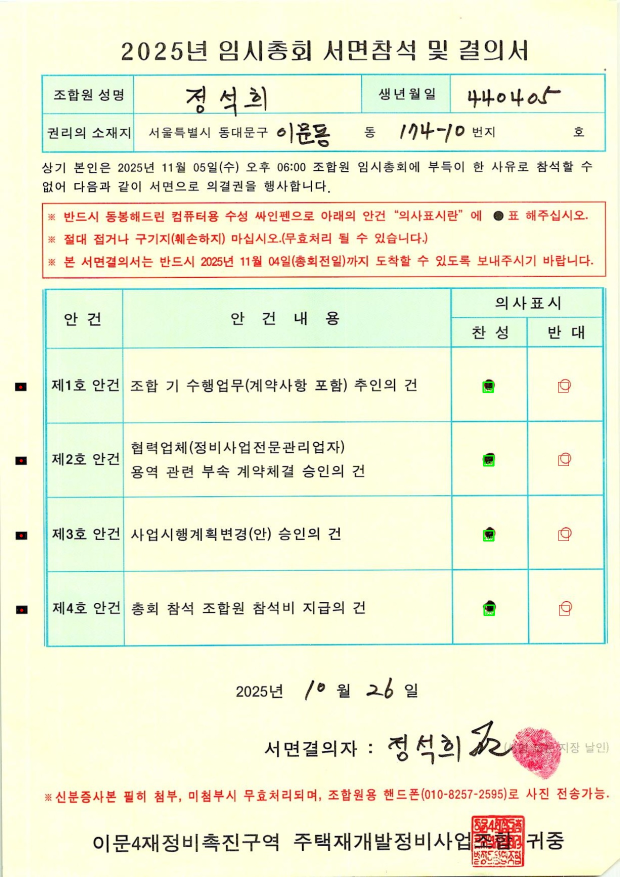
#> input picture check_json.jpg, 1240 x 1754 px (shown at 1/2 size); its folder holds only this picture in this run
$ python -i marker_detector.py   (imports and definitions only)
#> lines starting #> are read from the running program, lines starting #| are printed output that depends on the picture; after the words box and inside, x2 and y2 are one past the last pixel; in counts of white or black regions, pixels touching at a corner belong together
#> further down, picture is the input picture: shape (1754, 1240, 3); mean B, G, R 214.3, 241.1, 238.7
from __future__ import annotations

import logging
from typing import Any, Dict, List, Optional, Sequence, Tuple

import cv2
import numpy as np

from logic.omr_types import Marker

logger = logging.getLogger(__name__)

class MarkerDetector:
    def __init__(self, marker_thresh: int = 215):
        self.marker_thresh = int(marker_thresh)
        self.spacing_rel_std_max = 0.30
        self.spacing_rel_max_top_bottom: Optional[float] = None
        self.spacing_rel_max_left_right: Optional[float] = None
        self.ratio_candidates_top_bottom: Tuple[float, ...] = (0.07, 0.09, 0.11, 0.13)
        self.ratio_candidates_left_right: Tuple[float, ...] = (0.10, 0.15, 0.20)

    # [70 lines left out: functions _parse_ratio_candidates, configure, not called in this run]

    @staticmethod
    def _roi_from_location(img_h: int, img_w: int, location: str, ratio: float) -> Tuple[int, int, int, int]:
        if location == "right":
            x0 = int(img_w * (1.0 - ratio))
            return x0, 0, img_w - x0, img_h
        if location == "top":
            return 0, 0, img_w, int(img_h * ratio)
        if location == "bottom":
            y0 = int(img_h * (1.0 - ratio))
            return 0, y0, img_w, img_h - y0
        return 0, 0, int(img_w * ratio), img_h

    @staticmethod
    def _required_span_ratio(group_len: int) -> float:
        if group_len <= 4:
            return 0.20
        if group_len <= 6:
            return 0.24
        return 0.30

    @staticmethod
    def _cluster_candidates(cands: Sequence[Marker], axis_key: str) -> List[List[Marker]]:
        if not cands:
            return []
        ordered = sorted(cands, key=lambda c: int(getattr(c, axis_key, 0)))
        axis_sizes = [int(getattr(c, "w", 1)) if axis_key == "x" else int(getattr(c, "h", 1)) for c in ordered]
        median_size = float(np.median(np.asarray(axis_sizes, dtype=np.float32))) if axis_sizes else 1.0
        gap_thr = max(12, int(round(median_size * 0.9)))
        groups: List[List[Marker]] = []
        cur = [ordered[0]]
        for i in range(1, len(ordered)):
            prev = int(getattr(ordered[i - 1], axis_key, 0))
            now = int(getattr(ordered[i], axis_key, 0))
            if abs(now - prev) <= gap_thr:
                cur.append(ordered[i])
            else:
                groups.append(cur)
                cur = [ordered[i]]
        groups.append(cur)
        return groups

    @staticmethod
    def _is_uniform_group(group: Sequence[Marker], size_std_max: float) -> bool:
        if not group:
            return False
        if len(group) == 1:
            return True
        ws = np.asarray([max(1, int(g.w)) for g in group], dtype=np.float32)
        hs = np.asarray([max(1, int(g.h)) for g in group], dtype=np.float32)
        mean_w = float(np.mean(ws))
        mean_h = float(np.mean(hs))
        if mean_w <= 0 or mean_h <= 0:
            return False
        rel_std_w = float(np.std(ws)) / mean_w
        rel_std_h = float(np.std(hs)) / mean_h
        return (rel_std_w <= size_std_max) and (rel_std_h <= size_std_max)

    @staticmethod
    def _validate_axis_spacing(
        group: Sequence[Marker],
        axis_key: str,
        spacing_rel_std_max: float = 0.30,
        spacing_rel_max: Optional[float] = None,
    ) -> bool:
        if not group or len(group) < 3:
            return bool(group)
        coords = sorted([int(getattr(m, axis_key, 0)) for m in group])
        gaps = np.diff(np.asarray(coords, dtype=np.float32))
        if gaps.size == 0:
            return False
        median_gap = float(np.median(gaps))
        if median_gap <= 1e-6:
            return False
        rel_std_gap = float(np.std(gaps)) / median_gap
        if rel_std_gap > float(spacing_rel_std_max):
            return False

        if spacing_rel_max is not None and gaps.size >= 2:
            min_gap = float(np.min(gaps))
            max_gap = float(np.max(gaps))
            if min_gap <= 1e-6:
                return False
            if (max_gap / min_gap) > float(spacing_rel_max):
                return False
        return True

    # [44 lines left out: function _fallback_horizontal_candidates, not called in this run]

    def _detect_in_roi(self, image: np.ndarray, location: str, ratio: float) -> List[Marker]:
        solidity_min = 0.90
        fill_ratio_min = 0.70
        size_std_max = 0.20
        extent_min = 0.55
        aspect_min = 0.45
        aspect_max = 2.20
        rect_fill_min = 0.65
        ring_ratio_max = 0.18

        img_h, img_w = image.shape[:2]
        rx, ry, rw, rh = self._roi_from_location(img_h, img_w, location, ratio)
        if rw <= 0 or rh <= 0:
            return []
        roi_img = image[ry : ry + rh, rx : rx + rw]
        gray = cv2.cvtColor(roi_img, cv2.COLOR_BGR2GRAY)
        _, binary = cv2.threshold(gray, int(self.marker_thresh), 255, cv2.THRESH_BINARY_INV)
        kernel = cv2.getStructuringElement(cv2.MORPH_RECT, (3, 3))
        binary = cv2.morphologyEx(binary, cv2.MORPH_OPEN, kernel, iterations=1)

        contours_info = cv2.findContours(binary, cv2.RETR_EXTERNAL, cv2.CHAIN_APPROX_SIMPLE)
        contours = contours_info[0] if len(contours_info) == 2 else contours_info[1]

        roi_area = float(max(1, rw * rh))
        min_area = roi_area * 0.0001
        max_area = roi_area * 0.012
        markers: List[Marker] = []

        for cnt in contours:
            area = float(cv2.contourArea(cnt))
            if area < min_area or area > max_area:
                continue

            lx, ly, w, h = cv2.boundingRect(cnt)
            if w <= 1 or h <= 1:
                continue
            if lx <= 0 or ly <= 0 or (lx + w) >= rw - 1 or (ly + h) >= rh - 1:
                continue

            ratio_wh = float(w) / float(h)
            if ratio_wh < aspect_min or ratio_wh > aspect_max:
                continue

            hull = cv2.convexHull(cnt)
            hull_area = float(cv2.contourArea(hull))
            if hull_area <= 1e-6:
                continue
            solidity = area / hull_area
            if solidity < solidity_min:
                continue

            bbox_area = float(max(1, w * h))
            extent = area / bbox_area
            if extent < extent_min:
                continue

            rect = cv2.minAreaRect(cnt)
            rw_rect, rh_rect = rect[1]
            rect_area = float(rw_rect * rh_rect)
            if rect_area <= 1e-6:
                continue
            rect_fill = area / rect_area
            if rect_fill < rect_fill_min:
                continue

            box = binary[ly : ly + h, lx : lx + w]
            if box is None or box.size == 0:
                continue
            fill_ratio = float(cv2.countNonZero(box)) / float(box.size)
            if fill_ratio < fill_ratio_min:
                continue

            pad = max(2, int(round(0.35 * float(max(w, h)))))
            ex1 = max(0, lx - pad)
            ey1 = max(0, ly - pad)
            ex2 = min(rw, lx + w + pad)
            ey2 = min(rh, ly + h + pad)
            expanded = binary[ey1:ey2, ex1:ex2]
            if expanded is None or expanded.size == 0:
                continue
            outer_nonzero = int(cv2.countNonZero(expanded))
            inner_nonzero = int(cv2.countNonZero(box))
            ring_area = int(expanded.size - box.size)
            ring_nonzero = max(0, outer_nonzero - inner_nonzero)
            ring_ratio = (float(ring_nonzero) / float(ring_area)) if ring_area > 0 else 1.0
            if ring_ratio > ring_ratio_max:
                continue

            x = lx + rx
            y = ly + ry
            markers.append(
                Marker(
                    cx=int(x + (w // 2)),
                    cy=int(y + (h // 2)),
                    x=int(x),
                    y=int(y),
                    w=int(w),
                    h=int(h),
                    solidity=float(solidity),
                    fill_ratio=float(fill_ratio),
                    ring_ratio=float(ring_ratio),
                )
            )

        groups = self._cluster_candidates(markers, axis_key=("y" if location in ("top", "bottom") else "x"))
        groups = [g for g in groups if len(g) >= 3]
        groups = [g for g in groups if self._is_uniform_group(g, size_std_max)]
        if not groups:
            return []

        if location in ("top", "bottom"):
            primary_key = "y"
            span_key = "cx"
            span_limit = float(image.shape[1]) * self._required_span_ratio(4)
            edge_ref = float(image.shape[0] - 1) if location == "bottom" else 0.0
            axis_den = float(max(1, image.shape[0] - 1))
            span_den = float(max(1, image.shape[1] - 1))
        else:
            primary_key = "x"
            span_key = "cy"
            span_limit = float(image.shape[0]) * self._required_span_ratio(4)
            edge_ref = float(image.shape[1] - 1) if location == "right" else 0.0
            axis_den = float(max(1, image.shape[1] - 1))
            span_den = float(max(1, image.shape[0] - 1))

        scored_groups: List[Tuple[float, List[Marker]]] = []
        for g in groups:
            span = float(max(int(getattr(c, span_key, 0)) for c in g) - min(int(getattr(c, span_key, 0)) for c in g))
            if span < span_limit:
                continue
            spacing_rel_max = self.spacing_rel_max_top_bottom if location in ("top", "bottom") else self.spacing_rel_max_left_right
            if not self._validate_axis_spacing(
                g,
                span_key,
                spacing_rel_std_max=self.spacing_rel_std_max,
                spacing_rel_max=spacing_rel_max,
            ):
                continue

            mean_ring = float(np.mean([float(c.ring_ratio) for c in g]))
            if mean_ring > 0.12:
                continue
            mean_solidity = float(np.mean([float(c.solidity) for c in g]))
            mean_fill = float(np.mean([float(c.fill_ratio) for c in g]))
            axis_med = float(np.median([int(getattr(c, primary_key, 0)) for c in g]))
            edge_distance = abs(axis_med - edge_ref) / max(1.0, axis_den)
            span_ratio = span / max(1.0, span_den)
            score = (len(g) * 1000.0) + (span_ratio * 25.0) + (mean_solidity * 8.0) + (mean_fill * 8.0) - (edge_distance * 30.0)
            scored_groups.append((float(score), g))

        if not scored_groups:
            if location in ("top", "bottom"):
                return self._fallback_horizontal_candidates(markers, location)
            return []

        best_group = max(scored_groups, key=lambda it: float(it[0]))[1]
        if location in ("top", "bottom"):
            fallback = self._fallback_horizontal_candidates(markers, location)
            if len(fallback) >= max(6, len(best_group) + 2):
                return sorted(fallback, key=lambda m: int(m.cx))
            return sorted(best_group, key=lambda m: int(m.cx))
        return sorted(best_group, key=lambda m: int(m.cy))

    def find_markers(self, image: Optional[np.ndarray], location: str = "left", min_count: int = 3) -> List[Marker]:
        if image is None:
            return []
        loc = str(location or "left").strip().lower()
        if loc not in ("left", "right", "top", "bottom"):
            loc = "left"

        try:
            candidates: List[Marker] = []
            ratio_candidates = self.ratio_candidates_top_bottom if loc in ("top", "bottom") else self.ratio_candidates_left_right
            if not ratio_candidates:
                ratio_candidates = (0.07, 0.09, 0.11, 0.13) if loc in ("top", "bottom") else (0.10, 0.15, 0.20)
            for ratio in ratio_candidates:
                candidates = self._detect_in_roi(image, loc, ratio)
                if len(candidates) >= int(min_count):
                    break
            return candidates if len(candidates) >= int(min_count) else []
        except Exception as exc:
            logger.exception("[MarkerDetect] exception: %s", exc)
            return []

    def normalize_orientation(
        self,
        image: Optional[np.ndarray],
        expected_location: str = "left",
        min_count: int = 3,
    ) -> Tuple[Optional[np.ndarray], List[Marker]]:
#> called with expected_location = 'left', min_count = 3
        if image is None:
            return None, []

        target_loc = str(expected_location or "left").strip().lower()
        if target_loc not in ("left", "right", "top", "bottom"):
            target_loc = "left"

        def _rotate(src: np.ndarray, k_cw: int) -> np.ndarray:
            k = int(k_cw) % 4
            if k == 0:
                return src
            if k == 1:
                return cv2.rotate(src, cv2.ROTATE_90_CLOCKWISE)
            if k == 2:
                return cv2.rotate(src, cv2.ROTATE_180)
            return cv2.rotate(src, cv2.ROTATE_90_COUNTERCLOCKWISE)

        def _span_ratio(markers: Sequence[Marker], location: str, shape: Tuple[int, int, int]) -> float:
            if not markers or len(markers) < 2:
                return 0.0
            h, w = shape[:2]
            if location in ("top", "bottom"):
                coords = [int(m.cx) for m in markers]
                denom = max(1.0, float(w - 1))
            else:
                coords = [int(m.cy) for m in markers]
                denom = max(1.0, float(h - 1))
            return float(max(coords) - min(coords)) / denom

        def _quality(markers: Sequence[Marker]) -> float:
            if not markers:
                return 0.0
            mean_solidity = float(np.mean([float(m.solidity) for m in markers]))
            mean_fill = float(np.mean([float(m.fill_ratio) for m in markers]))
            mean_ring = float(np.mean([float(m.ring_ratio) for m in markers]))
            return (mean_solidity * 0.45) + (mean_fill * 0.45) + ((1.0 - mean_ring) * 0.10)

        trials: List[Dict[str, Any]] = []
        prefer_rotation = target_loc in ("top", "bottom")
        for k in (0, 1, 2, 3):
            rotated = _rotate(image, k)
            markers = self.find_markers(rotated, location=target_loc, min_count=min_count)
            count = len(markers)
            span_ratio = _span_ratio(markers, target_loc, rotated.shape)
            quality = _quality(markers)
            score = (count * 1000.0) + (quality * 10.0) + span_ratio
            trials.append(
                {
                    "k": int(k),
                    "img": rotated,
                    "markers": markers,
                    "count": int(count),
                    "span_ratio": float(span_ratio),
                    "quality": float(quality),
                    "score": float(score),
                }
            )
#> this loop made 4 passes
#> (count, span_ratio, quality, score) on passes 2 to 4: (0, 0, 0, 0), (0, 0, 0, 0), (0, 0, 0, 0)
#> (count, span_ratio, mean_solidity in _quality, mean_fill in _quality, mean_ring in _quality, quality, score) on pass 1: (4, 0.254, 1, 0.999, 0, 0.999, 4010.2)
#> pass 1, in _detect_in_roi, `roi_img = image[ry : ry + rh, rx : rx + rw]`:
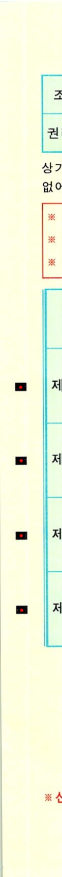
#> roi_img: shape (1754, 124, 3) (shown at 1/2 size); mean B, G, R 222, 248.4, 243
#> pass 1, in _detect_in_roi, `gray = cv2.cvtColor(roi_img, cv2.COLOR_BGR2GRAY)`:
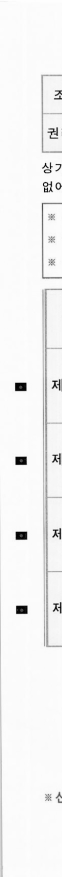
#> gray: shape (1754, 124) (shown at 1/2 size); min 0, max 255, mean 243.8
#> pass 1, in _detect_in_roi, `_, binary = cv2.threshold(gray, int(self.marker_thresh), 255, cv2.THRE..`:
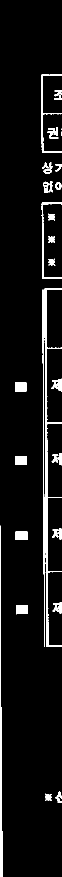
#> binary: shape (1754, 124) (shown at 1/2 size); 5.8% white; 31 white regions (2 under 20 px), largest, box (x1, y1, x2, y2) and area: (89, 577, 124, 1294) 3543, (0, 1051, 6, 1754) 1767, (85, 579, 90, 1293) 1319
#> pass 1, in _detect_in_roi, `binary = cv2.morphologyEx(binary, cv2.MORPH_OPEN, kernel, iterations=1)`:
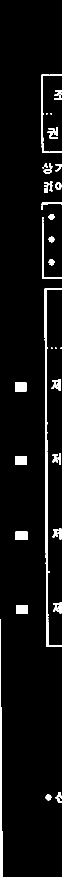
#> binary: shape (1754, 124) (shown at 1/2 size); 4.8% white; 42 white regions (7 under 20 px), largest, box (x1, y1, x2, y2) and area: (89, 577, 124, 1294) 3293, (0, 1238, 6, 1754) 1570, (83, 149, 99, 306) 569
#> after the loop:
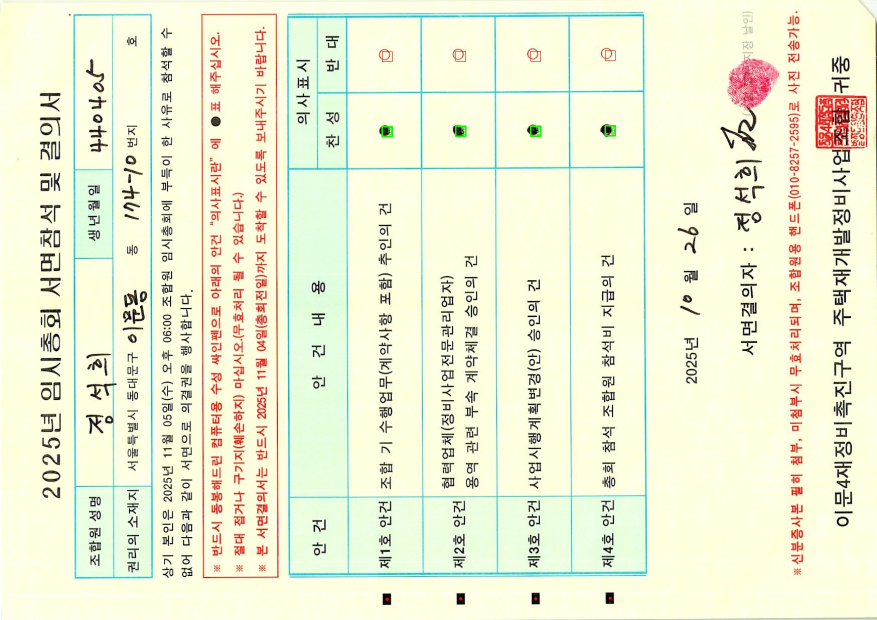
#> rotated: shape (1240, 1754, 3) (shown at 1/2 size); mean B, G, R 214.3, 241.1, 238.7
#> after the loop, trials = 4 items

        k_priority = {0: 0, 1: 1, 3: 2, 2: 3}
        best = max(trials, key=lambda t: (t["score"], -k_priority.get(int(t["k"]), 9)))
#> best = 7 items
        base = next((t for t in trials if t["k"] == 0), trials[0])
#> base = 7 items
        if (not prefer_rotation) and base["count"] >= int(max(1, min_count)) and best["k"] != 0:
            required_count = max(int(base["count"]) + 2, int(np.ceil(float(base["count"]) * 1.40)))
            if int(best["count"]) < required_count:
                best = base
        if (not prefer_rotation) and int(base["count"]) > 0 and best["k"] != 0:
            if int(best["count"]) <= int(base["count"]) + 1:
                if float(best["span_ratio"]) <= float(base["span_ratio"]) + 0.05:
                    if float(best["quality"]) <= float(base["quality"]) + 0.03:
                        best = base
        return best["img"], list(best["markers"])

    # [70 lines left out: functions interpolate_missing_marks, sample_evenly, not called in this run]

>>> import cv2
>>> picture = cv2.imread('../check_json.jpg')
>>> result = MarkerDetector().normalize_orientation(picture)
